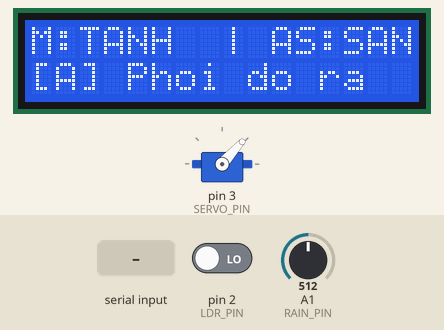
This sketch was run on a simulated Arduino Uno, built with avr-gcc and run on an emulated ATmega328P. On the bench: servo, 16×2 character LCD. The inputs (shaded band) are chosen by the test bench; at power-on: A1 (RAIN_PIN) = 512, pin 2 (LDR_PIN) LOW. What the sketch prints to the serial monitor is not drawn.

Above: at 2.4 s.
2.5 s: "I" received over Serial
At 4.07 s:
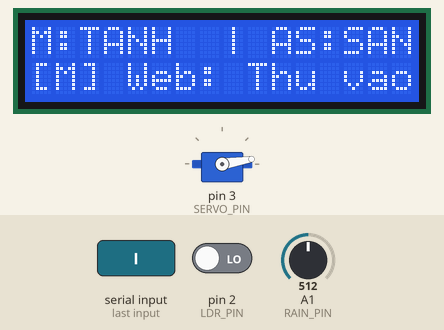
5.1 s: A1 (RAIN_PIN) set to 488
At 7.1 s:
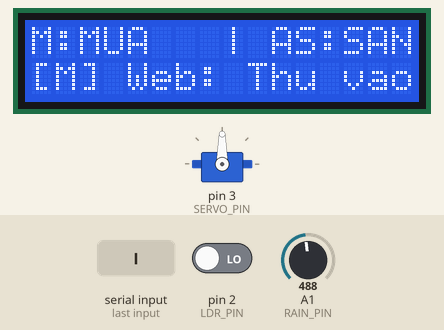
7.6 s: "A" received over Serial
At 8.1 s:
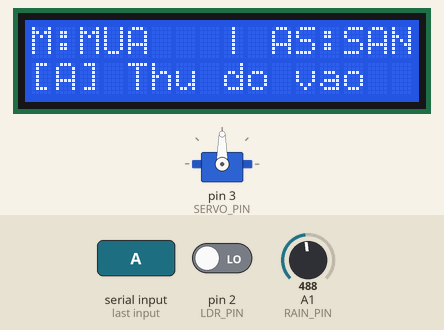
9.1 s: pin 2 (LDR_PIN) driven HIGH
At 9.7 s:
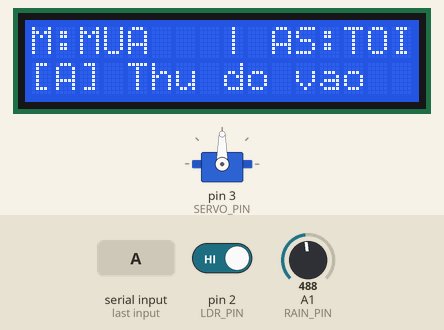
10.6 s: "O" received over Serial
At 10.83 s:
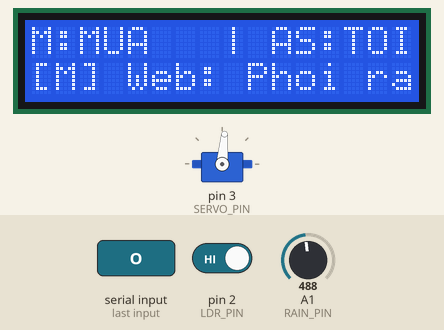
13.0 s: A1 (RAIN_PIN) set to 1023
At 13.7 s:
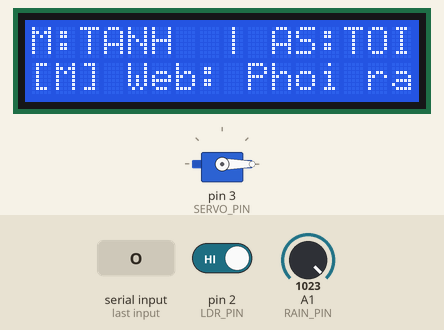
Timing chart, 0 to 15.6 s (numbered marks = the images above; inputs shaded):
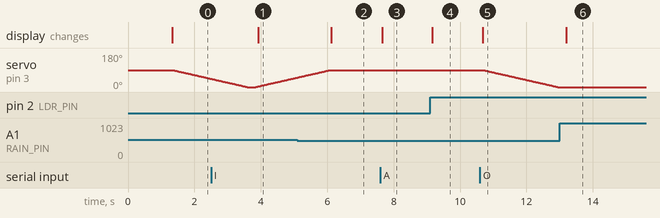

The sketch:

GianPhoiTuDong.ino
```cpp
/*
 * =========================================================================
 * Dự án: HỆ THỐNG GIÀN PHƠI QUẦN ÁO THÔNG MINH (SmartDry IoT)
 * Tác giả: ĐẶNG MINH QUANG
 * GitHub: https://github.com/quangdangminh207-maker/smartdry-iot-arduino
 * =========================================================================
 */

#include <Wire.h>
#include <LiquidCrystal_I2C.h>
#include <Servo.h>

LiquidCrystal_I2C lcd(0x27, 16, 2);
Servo myServo;

// Khai báo chân kết nối phần cứng
const int RAIN_PIN  = A1;   // Cảm biến mưa (Chân AO)
const int LDR_PIN   = 2;    // Cảm biến ánh sáng LDR (Chân DO)
const int SERVO_PIN = 3;    // Servo SG90 (Chân PWM)

// Cấu hình tham số
const int THRESHOLD   = 500; // Dưới 500: CÓ MƯA | Trên 500: TẠNH MƯA
const int SPEED_DELAY = 25;  // ms/độ - thời gian trễ giữa mỗi bước quay (chống giật)

const int POS_OUT = 0;       // Góc phơi đồ ra (0 độ)
const int POS_IN  = 90;      // Góc thu đồ vào (90 độ)

int currentAngle = POS_IN;
int lastAction = -1;         // -1: Khởi tạo, 0: Thu đồ, 1: Phơi đồ
bool isAutoMode = true;      // true: Tự động theo cảm biến, false: Điều khiển thủ công từ Web

// Hàm điều khiển Servo quay chậm mượt mà
void moveServoSlow(int targetAngle) {
  if (currentAngle == targetAngle) return;
  if (currentAngle < targetAngle) {
    for (int pos = currentAngle; pos <= targetAngle; pos++) {
      myServo.write(pos);
      delay(SPEED_DELAY);
    }
  } else {
    for (int pos = currentAngle; pos >= targetAngle; pos--) {
      myServo.write(pos);
      delay(SPEED_DELAY);
    }
  }
  currentAngle = targetAngle;
}

void setup() {
  Serial.begin(9600);
  pinMode(LDR_PIN, INPUT);

  myServo.attach(SERVO_PIN);
  myServo.write(POS_IN); // Trạng thái ban đầu: thu đồ vào

  lcd.init();
  lcd.backlight();
  lcd.setCursor(0, 0);
  lcd.print("Gian Phoi Tu Dong");
  lcd.setCursor(0, 1);
  lcd.print("Ket noi Web IoT ");
  delay(1200);
  lcd.clear();
}

void loop() {
  // 1. KIỂM TRA LỆNH TỪ GIAO DIỆN WEB (QUA SERIAL 9600 BAUD)
  if (Serial.available() > 0) {
    char cmd = Serial.read();
    if (cmd == 'A' || cmd == 'a') {
      isAutoMode = true;
      lastAction = -1; // Ép cập nhật lại theo cảm biến
      Serial.println("[WEB]: Da bat che do TU DONG");
    } else if (cmd == 'O' || cmd == 'o') {
      isAutoMode = false;
      Serial.println("[WEB]: Lenh THU CONG -> PHOI DO RA");
      lcd.setCursor(0, 1);
      lcd.print("[M] Web: Phoi ra");
      moveServoSlow(POS_OUT);
    } else if (cmd == 'I' || cmd == 'i') {
      isAutoMode = false;
      Serial.println("[WEB]: Lenh THU CONG -> THU DO VAO");
      lcd.setCursor(0, 1);
      lcd.print("[M] Web: Thu vao");
      moveServoSlow(POS_IN);
    }
  }

  // 2. ĐỌC CẢM BIẾN MÔI TRƯỜNG
  int rainValue = analogRead(RAIN_PIN);
  int ldrState = digitalRead(LDR_PIN);
  bool isRaining = (rainValue < THRESHOLD);
  bool isDark = (ldrState == HIGH);

  // In Telemetry cho giao diện Web đọc và vẽ biểu đồ thời gian thực
  Serial.print("Mua:"); Serial.print(rainValue);
  Serial.print("|AS:"); Serial.print(ldrState);
  Serial.print("|Goc:"); Serial.println(currentAngle);

  // 3. HIỂN THỊ HÀNG 1 LCD: CẢM BIẾN
  lcd.setCursor(0, 0);
  lcd.print(isRaining ? "M:MUA " : "M:TANH");
  lcd.setCursor(8, 0);
  lcd.print(isDark ? "| AS:TOI " : "| AS:SANG");

  // 4. LOGIC ĐIỀU KHIỂN TỰ ĐỘNG (CHỈ CHẠY KHI isAutoMode == true)
  if (isAutoMode) {
    if (!isRaining && !isDark) {
      if (lastAction != 1) {
        lastAction = 1;
        lcd.setCursor(0, 1);
        lcd.print("[A] Phoi do ra  ");
        moveServoSlow(POS_OUT);
      }
    } else {
      if (lastAction != 0) {
        lastAction = 0;
        lcd.setCursor(0, 1);
        lcd.print("[A] Thu do vao  ");
        moveServoSlow(POS_IN);
      }
    }
  }

  delay(200);
}
```

Measured:
- the behaviour switches between 500 and 499 on A1 (RAIN_PIN) (found by bisection; images 1 and 2)
- after the input at 2.5 s, the display: changes after 1.4 s (image 1)
- after the input at 5.1 s, the display: changes after 1.0 s (image 2)
- after the input at 7.6 s, the display: changes after 0.05 s (image 3)
- after the input at 9.1 s, the display: changes after 0.07 s (image 4)
- after the input at 10.6 s, servo on pin 3 (SERVO_PIN): moves from 90° to 0° over 2.2 s, starting after 0.10 s; the display: changes after 0.08 s (image 5)
- after the input at 13.0 s, the display: changes after 0.19 s (image 6)
